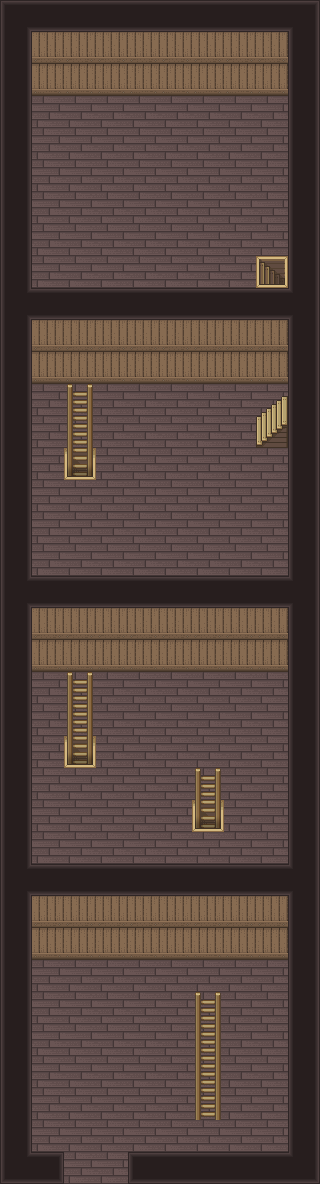

Rendered tile map (Tiled .tmx) drawn with the repository's tilesets; below, a short description and the map source with its tile grids summarised:
An orthogonal 10x37 tile map with 32x32 px tiles, 4 tile layers (Tile Layer 1, Tile Layer 2 Collisions, Tile Layer 2 Fringe, Tile Layer 2 Passible), 3 tilesets and 9 objects (7x Waypoint, Start, NPC).

<map version="1.2" tiledversion="1.3.3" orientation="orthogonal" renderorder="right-down" compressionlevel="0" width="10" height="37" tilewidth="32" tileheight="32" infinite="0" nextlayerid="8" nextobjectid="17">
 <editorsettings>
  <export target="hermitsTower.json" format="json" />
 </editorsettings>
 <tileset firstgid="1" source="base.tsx" />
 <tileset firstgid="1065" source="wall-up.tsx" />
 <tileset firstgid="1161" source="male17-3.tsx" />
 <layer id="1" name="Tile Layer 1" width="10" height="37">
  <data>[370 cells, 370 non-empty, 1 distinct tile ids]</data>
 </layer>
 <layer id="2" name="Tile Layer 2 Collisions" width="10" height="37">
  <properties>
   <property name="hasCollisions" type="bool" value="true" />
  </properties>
  <data>[370 cells, 182 non-empty, 16 distinct tile ids]</data>
 </layer>
 <layer id="3" name="Tile Layer 2 Fringe" width="10" height="37">
  <data>[370 cells, 9 non-empty, 3 distinct tile ids]</data>
 </layer>
 <layer id="4" name="Tile Layer 2 Passible" width="10" height="37">
  <data>[370 cells, 0 non-empty, 0 distinct tile ids]</data>
 </layer>
 <objectgroup id="5" name="Waypoints">
  <object id="1" name="Caltor" type="Waypoint" x="64" y="1152" width="64" height="32">
   <properties>
    <property name="location" value="Caltor" />
   </properties>
  </object>
  <object id="6" name="Level 1 to 2" type="Waypoint" x="192" y="1088" width="32" height="32">
   <properties>
    <property name="toCoordinates" value="{&quot;x&quot;: 5, &quot;y&quot;: 25}" />
   </properties>
  </object>
  <object id="7" name="Level 2 to 1" type="Waypoint" x="192" y="800" width="32" height="32">
   <properties>
    <property name="toCoordinates" value="{&quot;x&quot;: 5, &quot;y&quot;: 34}" />
   </properties>
  </object>
  <object id="9" name="Level 2 to 3" type="Waypoint" x="64" y="736" width="32" height="32">
   <properties>
    <property name="toCoordinates" value="{&quot;x&quot;: 3, &quot;y&quot;: 14}" />
   </properties>
  </object>
  <object id="10" name="Level 3 to 2" type="Waypoint" x="64" y="448" width="32" height="32">
   <properties>
    <property name="toCoordinates" value="{&quot;x&quot;: 3, &quot;y&quot;: 23}" />
   </properties>
  </object>
  <object id="11" name="Level 3 to 4" type="Waypoint" x="256" y="416" width="32" height="32">
   <properties>
    <property name="toCoordinates" value="{&quot;x&quot;: 7, &quot;y&quot;: 8}" />
   </properties>
  </object>
  <object id="12" name="Level 4 to 3" type="Waypoint" x="256" y="256" width="32" height="32">
   <properties>
    <property name="toCoordinates" value="{&quot;x&quot;: 7, &quot;y&quot;: 13}" />
   </properties>
  </object>
 </objectgroup>
 <objectgroup id="6" name="Objects">
  <object id="2" name="Start" x="96" y="1088">
   <point />
  </object>
 </objectgroup>
 <objectgroup id="7" name="NPCs">
  <object id="16" name="Hermit" type="NPC" gid="1162" x="128" y="192" width="32" height="32" />
 </objectgroup>
</map>
